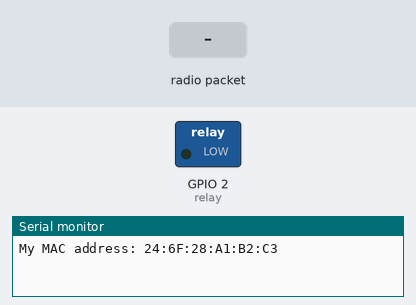
Recording of a sketch running on a simulated ESP32. Shown: switched loads named in the sketch (green lamp = pin HIGH), the last lines printed to the serial monitor. Inputs (shaded band) come from the test bench.

Above: at 2.2 s.
2.3 s: radio packet "GET" arrives
At 3.4 s:
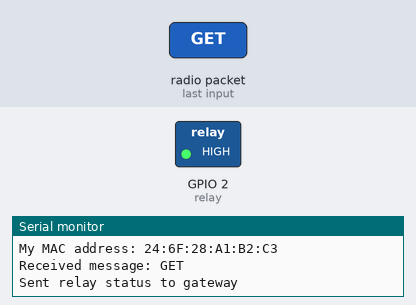
3.8 s: radio packet "INIT" arrives
5.3 s: radio packet "1" arrives
Timing chart, 0 to 8.3 s (numbered marks = the images above; inputs shaded):
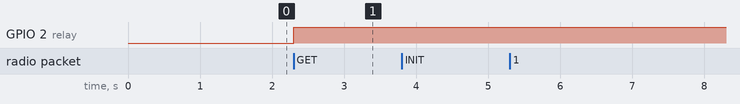

Measured:
- after the input at 2.3 s, GPIO 2 (relay): LOW → HIGH at once

The sketch:

EspRelayModule.ino
```cpp
#include <WiFi.h>
#include <esp_now.h>
#include "esp_wifi.h"  // Needed for setting WiFi channel manually

const int relay = 2;
bool relayState = false;

// Replace with the MAC address of your Gateway ESP32
uint8_t gatewayMac[] = {0x30, 0xAE, 0xA4, 0x65, 0x2F, 0xC8};

// Callback function to handle received messages
void onDataRecv(const esp_now_recv_info_t *info, const uint8_t *data, int len) {
  char msg[50];
  memcpy(msg, data, len);
  msg[len] = '\0';  // Safely null-terminate the message

  Serial.print("Received message: ");
  Serial.println(msg);

  if (strcmp(msg, "GET") == 0) {
    // Toggle relay state
    relayState = !relayState;
    digitalWrite(relay, relayState ? HIGH : LOW);

    // Send status back
    char msgToSend[50];
    sprintf(msgToSend, "Turned %s the Relay", relayState ? "ON" : "OFF");

    esp_err_t result = esp_now_send(gatewayMac, (uint8_t *)msgToSend, strlen(msgToSend));
    if (result == ESP_OK) {
      Serial.println("Sent relay status to gateway");
    } else {
      Serial.println("Failed to send relay status");
    }
  }
  else if (strcmp(msg, "INIT") == 0) {
    const char* msgToSend = "Connection Successful";
    esp_err_t result = esp_now_send(gatewayMac, (uint8_t *)msgToSend, strlen(msgToSend));
    if (result == ESP_OK) {
      Serial.println("Sent connection confirmation to gateway");
    } else {
      Serial.println("Failed to send confirmation");
    }
  }
}

void setup() {
  Serial.begin(115200);
  pinMode(relay, OUTPUT);
  digitalWrite(relay, LOW);  // Ensure relay starts OFF
  relayState = false;

  WiFi.mode(WIFI_STA);
  WiFi.disconnect();
  delay(1000);

  // Force WiFi to use the same channel as the gateway (channel 1 in this example)
  esp_wifi_set_promiscuous(true);
  esp_wifi_set_channel(1, WIFI_SECOND_CHAN_NONE);
  esp_wifi_set_promiscuous(false);

  if (esp_now_init() != ESP_OK) {
    Serial.println("Error initializing ESP-NOW");
    return;
  }

  Serial.print("My MAC address: ");
  Serial.println(WiFi.macAddress());

  // Register callback for receiving data
  esp_now_register_recv_cb(onDataRecv);

  // Add peer (the Gateway)
  esp_now_peer_info_t peerInfo = {};
  memcpy(peerInfo.peer_addr, gatewayMac, 6);
  peerInfo.channel = 1;
  peerInfo.encrypt = false;

  if (!esp_now_is_peer_exist(gatewayMac)) {
    if (esp_now_add_peer(&peerInfo) != ESP_OK) {
      Serial.println("Failed to add peer");
      return;
    }
  }
}

void loop() {
  // Nothing to do here — all action happens in the callback
}
```
